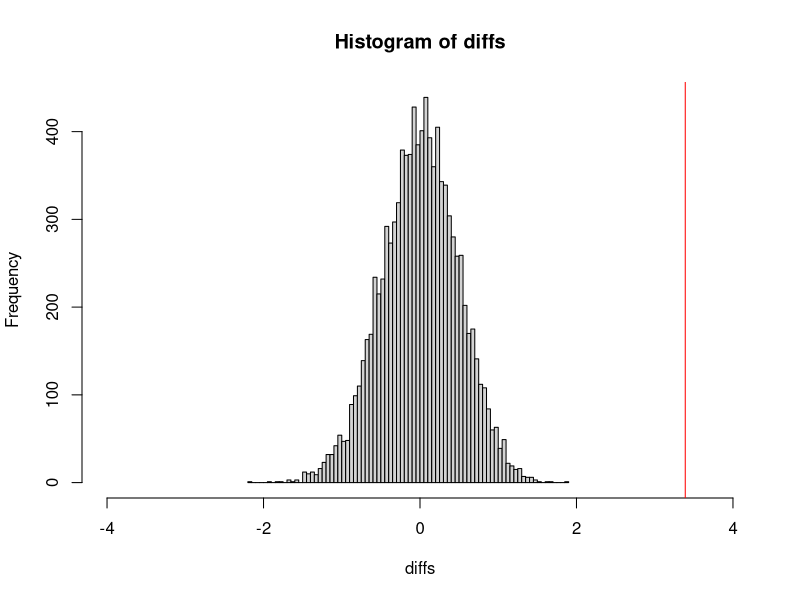

Write the R code that produced this figure.
# DATA WRANGLING PROBLEM 3
#
# Find on the Internet some data in which you can identify two groups, com-pare means or
# medians for some numeric quantity, and carry out a permu-tation test to assess whether
# or not the difference is statistically significant.Save  a  .cvs  file  that  includes
# just  the  data  that  you  are  analyzing.   Theprototype is the analysis of Beerwings
# .csv in script 2D.
#
# Extracted by myself from GSS: https://gssdataexplorer.norc.org/projects/73889/extracts/54955

# clean the data first

MarriageAge <- read.csv("lib/MarriageAge.csv", stringsAsFactors = FALSE); head(MarriageAge)
isNumeric <- function (x) {
  res <- x %in% regmatches(x, regexpr("\\d+", x))
}
MarriageAge <- MarriageAge[ , c("AgeWhenMarried", "DivorcedOrSeparated")] # Subset by name
MarriageAge <- subset(MarriageAge,
                       !is.na(MarriageAge$AgeWhenMarried) & isNumeric(MarriageAge$AgeWhenMarried)
                         & !is.na(MarriageAge$DivorcedOrSeparated)
                         & (MarriageAge$DivorcedOrSeparated == 'Yes' | MarriageAge$DivorcedOrSeparated == 'No'))
head(MarriageAge)
# obtained clean data!

# Testing relationship between marriage age between those who are divorced and not divorced
DivorcedAvgAge <- mean(as.numeric(MarriageAge$AgeWhenMarried[which(MarriageAge$DivorcedOrSeparated == "Yes")])) # 21.02222
NotDivorcedAvgAge <- mean(as.numeric(MarriageAge$AgeWhenMarried[which(MarriageAge$DivorcedOrSeparated == "No")])) # 24.4125
observed <- NotDivorcedAvgAge - DivorcedAvgAge; observed # Difference of 3.390278

# permutation test
N <- 10000
diffs <- numeric(N)
for (i in 1:N){
  DivorcedOrNot <- sample(MarriageAge$DivorcedOrSeparated)   # permuted divorce/separated or not column
  DivorcedAvgAge <- mean(as.numeric(MarriageAge$AgeWhenMarried[which(DivorcedOrNot == "Yes")]))
  NotDivorcedAvgAge <- mean(as.numeric(MarriageAge$AgeWhenMarried[which(DivorcedOrNot == "No")]))
  diffs[i] <- NotDivorcedAvgAge - DivorcedAvgAge
}

mean(diffs) # 0.006134674
hist(diffs, breaks = "FD", xlim = c(-4,4))
abline(v = observed, col = "red") # way off
pvalue <- (sum(diffs >= observed)+1)/(N+1); pvalue # around 9.999e-05
pvalue.2tailed <- pvalue*2; pvalue.2tailed # around 0.00019998
# the two tailed p-value says there is only 0.00019998 chance that the
# observed discrepancy is by chance. If we are using the significance
# level on .05, we have enough evidence against the null hypothesis that there
# is relationship between marriage age and whether or not you will divorce
